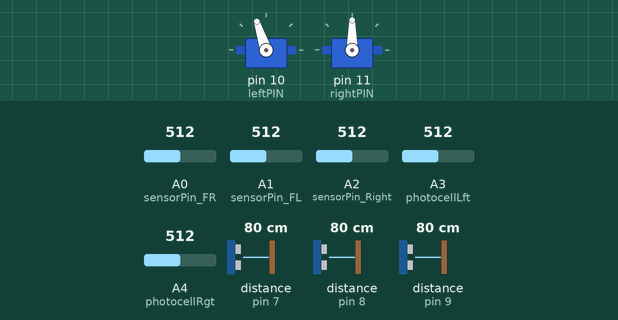
A sketch run on a simulated Arduino Uno, built with avr-gcc and run on an emulated ATmega328P. Parts: 2 × servo. Wiring (inferred from the names in the program): 2 × ultrasonic range finder: trigger pin 7, echo pin 7 / trigger pin 8, echo pin 8. Inputs (shaded band) come from the test bench; at power-on: distance to the obstacle (sensors on pin 7, pin 8, pin 9) 80 cm, A0 (sensorPin_FR) = 512, A1 (sensorPin_FL) = 512, A2 (sensorPin_Right) = 512, A3 (photocellLft) = 512, A4 (photocellRgt) = 512. The echo pulse lasts 58.3 µs per cm; what the sketch prints to the serial monitor is not drawn.

Above: at 1.2 s.
1.3 s: distance to the obstacle (sensor on pin 7) set to 2 cm
At 2.1 s:
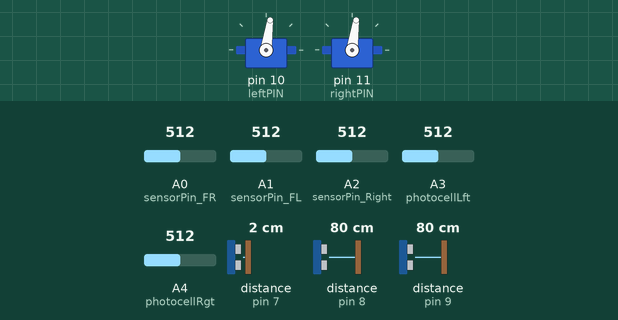
4.3 s: distance to the obstacle (sensor on pin 7) set to 60 cm
6.3 s: distance to the obstacle (sensor on pin 8) set to 18 cm
9.3 s: A0 (sensorPin_FR) set to 598
10.8 s: A0 (sensorPin_FR) set to 632
At 12.6 s:
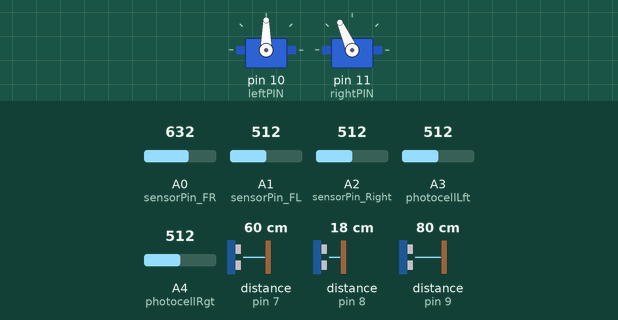
13.8 s: distance to the obstacle (sensor on pin 9) set to 2 cm
Timing chart, 0 to 17.8 s (numbered marks = the images above; inputs shaded):
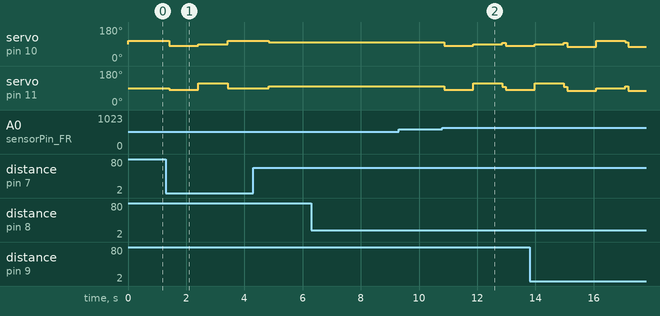

The sketch:

movement.ino
```cpp
/*-----( Import needed libraries )-----*/
#include <Servo.h>

/*-----( Declare Constants and Pin Numbers )-----*/
#define leftPIN  10
#define rightPIN 11

#define Distance  97 // Forward: 90 to 180, Backwards: 0 to 90.

/*-----( Declare objects )-----*/
Servo leftWheels;  // create servo object to control a servo
Servo rightWheels;

/*-----( Declare Variables )-----*/
int pos = 0;   // variable to store the servo position
int rev = 0;

const int pingFront = 7;
const int pingRight = 8;
const int pingLeft = 9;

int sensorPin_FR = A0;
int sensorPin_FL = A1;
int sensorPin_Right = A2;
int photocellLft = A3; // shortcut to refer to the photocell pin later
int photocellRgt = A4;

int dark_rm_val = 590;
int dark_rm_val2 = 505;
int lftPhoto; // initialize a new integer to store the photocell value
int rgtPhoto;

int lightInitial;
int lightInitialRight;

/*----------------- SETUP + LOOP -------------------*/
void setup()   /****** SETUP: RUNS ONCE ******/
{
  leftWheels.attach(leftPIN);  // attaches the servo on pin 9 to the servo object
  rightWheels.attach(rightPIN);

  pinMode(sensorPin_FR, INPUT); // we will be reading the photocell pin
  pinMode(sensorPin_FL, INPUT);

  pinMode(photocellLft, INPUT); // we will be reading the photocell pin
  pinMode(photocellRgt, INPUT);

  Serial.begin(9600);

  lightInitial = analogRead(sensorPin_FR);
  lightInitialRight = analogRead(sensorPin_Right);

}//--(end setup )---


void loop()   /****** LOOP: RUNS CONSTANTLY ******/
{
  int speed = 96;

  int ping_right = ping(30, pingRight);
  int tape_right = tapeDetectRight();
  int ping_front = ping(20, pingFront);
  int tape_front = tapeDetectFront();
  Serial.print(ping_right);
  if(ping_right){// || tape_right){
    int ping_left = ping(20, pingLeft);
    if(!ping_front && !tape_front){
      forward(100);
      delay(100);
    } else if(!ping_left){
      reverse(100);
      delay(1000);
      turnLeft();
      delay(1000);
      forward(speed);
      delay(100);
    } else {
      reverse(104);
      delay(1000);
      //reverse(speed);
      //delay(100);
      turnRight();
      delay(1000);
      forward(100);
      delay(100);
    }

  } else {
    turnRight();
    delay(1000);
    if(is_dark_rm()){
      Serial.print("IN DARK ROOM\n");
      Serial.println(lftPhoto);
      Serial.println(rgtPhoto);
      go_twrd_light();
    }
    Serial.print("is dark = ");
    Serial.println(lftPhoto);
    Serial.println(rgtPhoto);
    Serial.print("##");
    int ping_front = ping(20, pingFront);
    while(!ping_right && !ping_front){
      Serial.print(ping_front);
      ping_right = ping(30, pingRight);
      ping_front = ping(20, pingFront);
      forward(100);
      delay(100);
    }
    if(ping_front){
      reverse(98);
      delay(1000);
      turnLeft();
      delay(1000);
    }
  }
}//--(end main loop )---

/*-----( Declare User-written Functions )-----*/

/* -------------( SENSOR FUNCTIONS ) ------------------*/

/*
 * light_read(): sensor function that detects light and chenged global values.
 */
void light_read(){
  lftPhoto = analogRead(photocellLft); // do the analog read and store the value
  rgtPhoto = analogRead(photocellRgt) + 130;
  //Serial.println("leftPhoto");
  //Serial.println(lftPhoto); // push the most recent value to the computer
  delay(200);
  /*Serial.println("rightPhoto");
  Serial.println(rgtPhoto);*/
  delay(200); // slow the loop down a bit before it repeats*/
}

/*
 * go_twrd_light(): movement function reactionary to light. Detects light in front of, front-left, and front-right of the
 * vehicle. Goes front if there is not a bigger difference of 60 between both sensors, the vehcile will move forward. If
 * the difference is greater, it will turn in the direction with the greater magnitude of light recieved.
 */
void go_twrd_light(){
  while(1){
    //Serial.println("in go_twrd_light");
    light_read();
    Serial.println(lftPhoto);
    Serial.println(rgtPhoto);
    if (lftPhoto >= rgtPhoto+60){
      Serial.println("turn right");
      turnRight();
      delay(650);
      halt();
    } else if (rgtPhoto >= lftPhoto+20){
      Serial.println("turn left");
      turnLeft();
      delay(650);
      halt();
    } else { //(abs(lftPhoto - rgtPhoto) <=60)
      Serial.println("forward");
      forward(100);
      delay(100);
    }
  }
}

/*
 * is_dark_rm(): boolean function that returns a true if the room is dark; a false is the room is
 * light. The light values are captured through the function 'light_read().'
 */
bool is_dark_rm() {
  bool found = false;
  light_read();
  if (lftPhoto >= dark_rm_val && rgtPhoto >= dark_rm_val2){
   found = true;
  }
  return found;
}

/*
 * ping: A sensor function that detect the distance of the closest obstacle in the inputted
 * direction and returns a boolean value.
 * Input: takes a maximum distance function and a direction. The direction dictates what ping sensor is used,
 * the distance detects the limit of when to return an obstacle has been detected.
 */
int ping (int dist, int dir)
{
  long inches[] = {0};

  inches[0] = objDist(dir);

  if(inches[0] < dist){
    return 1;
  }
  return 0;
}

/*
 * objDist: returns the distance of the obstacle from the designated ping sensor
 */
long objDist(int pingPin) {
  long duration, inches;

  pinMode(pingPin, OUTPUT);
  digitalWrite(pingPin, LOW);
  delayMicroseconds(2);
  digitalWrite(pingPin, HIGH);
  delayMicroseconds(5);
  digitalWrite(pingPin, LOW);

  pinMode(pingPin, INPUT);
  duration = pulseIn(pingPin, HIGH);

  inches = microsecondsToInches(duration);
  return inches;
}

long microsecondsToInches(long microseconds) {
  return microseconds / 74 / 2;
}

/*
 * tapeDetectRight(): sensor function that detects tape to the right of the vehcile.
 * The sensor was not optimal and this function was not used.
 */
int tapeDetectRight(){
  int lightVal_Right = analogRead(sensorPin_Right);

  Serial.print(lightVal_Right);

  if(lightVal_Right > lightInitialRight + 50){
    return 1;
  } else {
    return 0;
  }
}

int tapeDetectFront(){
  int lightVal_FR = analogRead(sensorPin_FR);
  int lightVal_FL = analogRead(sensorPin_FL);
  int lightVal_avg = (lightVal_FR+lightVal_FL)/2;

  Serial.print(lightVal_avg);
  //if lightVal is less than our initial reading (lightInitial) minus 50 it is dark
  //print 'Dark'.
  //Sensitivity = -50 (smaller, more sensitive)

  if (lightVal_avg > lightInitial + 50)
  {
    Serial.println("XXXXXXXXXXXXXXXXXX");
    return 1;
  }

  //else, it is bright, print light
  else
  {
    Serial.println("OOOOOOOOOOOOOOOOOO");
    return 0;
  }
  delay(50); //delay half second between numbers
}

/*-------( MOVEMENT BASED FUNCTIONS ) -------------------*/

/*
 * followWall: movement function that uses ping sensor to detect if there is a wall to the
 * right of the vehcile. If there is a obstacle or wall, the vehicle moves forward. Else,
 * the vehcile moves straight.
 */
void followWall() {
  int ping_s = ping(20, pingRight);
  Serial.print(ping_s);
  if (ping_s == 1) {
    forward(97);
    delay(1000);
  } else {
    turnRight();
    delay(500);
  }
}

/*
 * obstacle_front: movement function that utilzies the forward ping sensor. Moves forward if the
 * ping sensor does not detect an obstacle within the range of 10. Else, the vehcile turns right.
 */
void obstacle_front() {
  int ping_s = ping(10, pingFront);
  Serial.print(ping_s);
  if (ping_s == 1) {
    halt();
    delay(1000);
    reverse(97);
    delay(1000);
    turnRight();
    delay(1000);
    Serial.print(ping_s);
    Serial.print("\nshould halt");
  } else {
    forward(97);
    delay(100);
    Serial.print("\nshould go forward");
    //Serial.print(ping());
  }
}

void forward(int dist)
{
  leftWheels.write(dist);
  rightWheels.write(dist);
}

void reverse(int dist)
{
  int converted = 90 - (dist-90);
  leftWheels.write(converted);
  rightWheels.write(converted);

}

void halt()
{
  leftWheels.write(90);
  rightWheels.write(90);
}

void turnRight()
{
  leftWheels.write(108); //112
  rightWheels.write(90); //66
}

void turnLeft()
{
  rightWheels.write(114); //126
  leftWheels.write(90);
}
```

Measured:
- the behaviour switches between 613 and 614 on A0 (sensorPin_FR) (found by bisection; images 1 and 2)
- after the input at 1.3 s, servo on pin 10 (leftPIN): 108° → 82° after 0.11 s, → 90° 1.0 s later, → 108° 1.0 s later; servo on pin 11 (rightPIN): 90° → 82° after 0.11 s, → 114° 1.0 s later, → 90° 1.0 s later
- after the input at 9.3 s, every drawn part: stays the same
- after the input at 10.8 s, servo on pin 10 (leftPIN): 100° → 80° after 0.07 s, → 90° 1.0 s later, → 96° 1.0 s later, → 80° 0.11 s later; servo on pin 11 (rightPIN): 100° → 80° after 0.07 s, → 114° 1.0 s later, → 96° 1.0 s later, → 80° 0.11 s later
